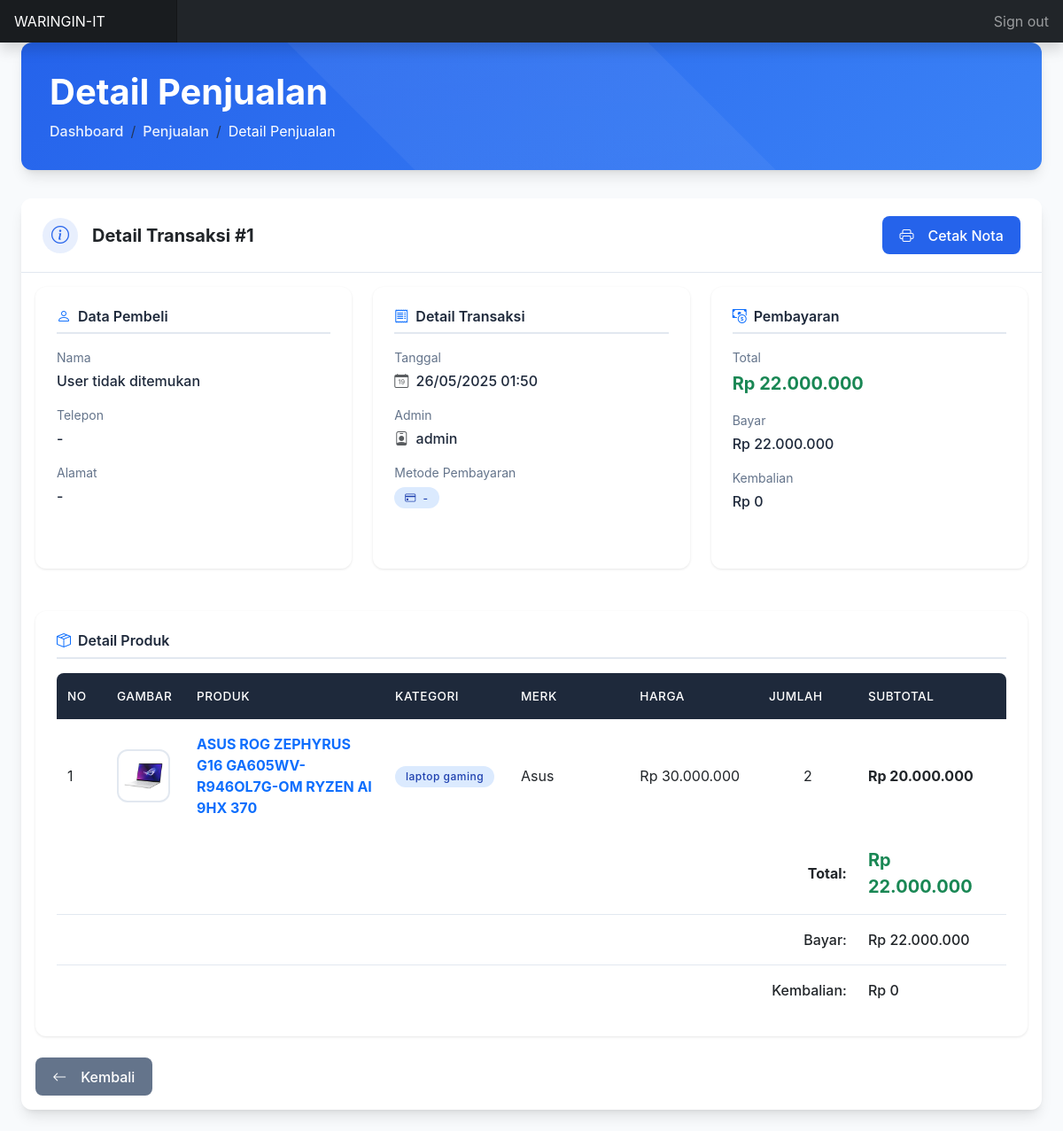
/admin/penjualan/detail.php?id=1 (signed in), run on the app's committed database.
### tables this page shows
CREATE TABLE `tb_penjualan` (
  `penjualan_id` int(11) NOT NULL,
  `admin_id` int(11) DEFAULT NULL,
  `tanggal` timestamp NOT NULL DEFAULT current_timestamp(),
  `bayar` decimal(10,2) DEFAULT NULL,
  `total` decimal(10,2) DEFAULT NULL,
  `kembalian` decimal(10,2) DEFAULT NULL,
  `id_pembelian` int(11) DEFAULT NULL
);

CREATE TABLE `tb_detail_penjualan` (
  `penjualan_id` int(11) DEFAULT NULL,
  `barang_id` int(11) DEFAULT NULL,
  `id` int(11) NOT NULL,
  `jumlah` int(11) DEFAULT NULL,
  `subtotal` decimal(10,2) DEFAULT NULL
);

CREATE TABLE `tb_barang` (
  `barang_id` int(11) NOT NULL,
  `merk_id` int(11) DEFAULT NULL,
  `kategori_id` int(11) DEFAULT NULL,
  `nama_barang` varchar(255) NOT NULL,
  `jenis_barang` text DEFAULT NULL,
  `gambar` varchar(255) NOT NULL,
  `harga_beli` decimal(10,2) DEFAULT NULL,
  `harga_jual` decimal(10,2) DEFAULT NULL,
  `stok` int(11) DEFAULT NULL
);

CREATE TABLE `tb_kategori` (
  `kategori_id` int(11) NOT NULL,
  `nama_kategori` varchar(255) NOT NULL
);

CREATE TABLE `tb_merk` (
  `merk_id` int(11) NOT NULL,
  `nama_merk` varchar(255) NOT NULL,
  `deskripsi` varchar(255) DEFAULT NULL
);

### config/koneksi.php (called while the page is built, shortened)
<?php
$host = 'localhost';
$username = 'root';
$password = '';
$database = 'toko_db';
$conn = mysqli_connect($host, $username, $password, $database);
function query($query) {
    global $conn;
    $result = mysqli_query($conn, $query);
    $rows = [];
    if ($result) {
        while ($row = mysqli_fetch_assoc($result)) {
            $rows[] = $row;
        }
    } else {
        error_log("Query error: " . mysqli_error($conn));
    }
    return $rows;
}
?>

### admin/penjualan/detail.php (the view, shortened to what this page needs)
<?php
require_once '../../config/koneksi.php';
$penjualan_id = $_GET['id'];
$query = "SELECT p.*, a.nama as admin_name, u.nama as nama_user, u.alamat, u.telepon,
          pb.jenis_pembayaran, GROUP_CONCAT(DISTINCT b.nama_barang SEPARATOR ', ') as produk_dibeli
          FROM tb_penjualan p
          LEFT JOIN tb_admin a ON p.admin_id = a.admin_id
          LEFT JOIN tb_pembelian pmb ON p.id_pembelian = pmb.id_pembelian
          LEFT JOIN tb_user u ON pmb.user_id = u.user_id
          LEFT JOIN tb_pembayaran pb ON pmb.pembayaran_id = pb.pembayaran_id
          LEFT JOIN tb_detail_penjualan dp ON p.penjualan_id = dp.penjualan_id
          LEFT JOIN tb_barang b ON dp.barang_id = b.barang_id
          WHERE p.penjualan_id = $penjualan_id
          GROUP BY p.penjualan_id";
$penjualan = query($query)[0];
$detail_query = "SELECT dp.*, b.nama_barang, b.harga_jual, b.gambar,
                k.nama_kategori, m.nama_merk
                FROM tb_detail_penjualan dp
                JOIN tb_barang b ON dp.barang_id = b.barang_id
                LEFT JOIN tb_kategori k ON b.kategori_id = k.kategori_id
                LEFT JOIN tb_merk m ON b.merk_id = m.merk_id
                WHERE dp.penjualan_id = $penjualan_id";
$details = query($detail_query);
include_once '../includes/header.php';
?>
<div class="container-fluid px-4">
    <div class="page-header">
        <h1 class="mb-2 fw-bold">Detail Penjualan</h1>
        <nav aria-label="breadcrumb">
            <ol class="breadcrumb mb-0">
                <li class="breadcrumb-item"><a href="../index.php">Dashboard</a></li>
                <li class="breadcrumb-item"><a href="index.php">Penjualan</a></li>
                <li class="breadcrumb-item active">Detail Penjualan</li>
            </ol>
        </nav>
    </div>
    <div class="row">
        <div class="col-xl-12">
            <div class="card mb-4">
                <div class="card-header">
                    <div class="d-flex justify-content-between align-items-center">
                        <div class="d-flex align-items-center">
                            <div class="info-icon">
                                <i class="bi bi-info-circle"></i>
                            </div>
                            <span class="fs-5 fw-bold">Detail Transaksi #<?= $penjualan_id ?></span>
                        </div>
                        <div>
                            <a href="cetak.php?id=<?= $penjualan_id ?>" target="_blank" class="btn print-btn">
                                <i class="bi bi-printer me-2"></i> Cetak Nota
                            </a>
                        </div>
                    </div>
                </div>
                <div class="card-body">
                    <div class="row mb-4">
                        <div class="col-lg-4 col-md-6 mb-4">
                            <div class="detail-section h-100">
                                <h6 class="d-flex align-items-center">
                                    <i class="bi bi-person me-2 text-primary"></i>
                                    Data Pembeli
                                </h6>
                                <div class="mb-3">
                                    <div class="detail-label">Nama</div>
                                    <div class="detail-value"><?= htmlspecialchars($penjualan['nama_user'] ?? 'User tidak ditemukan'); ?></div>
                                </div>
                                <div class="mb-3">
                                    <div class="detail-label">Telepon</div>
                                    <div class="detail-value"><?= htmlspecialchars($penjualan['telepon'] ?? '-'); ?></div>
                                </div>
                                <div>
                                    <div class="detail-label">Alamat</div>
                                    <div class="detail-value"><?= htmlspecialchars($penjualan['alamat'] ?? '-'); ?></div>
                                </div>
                            </div>
                        </div>
                        <div class="col-lg-4 col-md-6 mb-4">
                            <div class="detail-section h-100">
                                <h6 class="d-flex align-items-center">
                                    <i class="bi bi-receipt me-2 text-primary"></i>
                                    Detail Transaksi
                                </h6>
                                <div class="mb-3">
                                    <div class="detail-label">Tanggal</div>
                                    <div class="detail-value">
                                        <i class="bi bi-calendar-date text-muted me-1"></i>
                                        <?= date('d/m/Y H:i', strtotime($penjualan['tanggal'])); ?>
                                    </div>
                                </div>
                                <div class="mb-3">
                                    <div class="detail-label">Admin</div>
                                    <div class="detail-value">
                                        <i class="bi bi-person-badge text-muted me-1"></i>
                                        <?= htmlspecialchars($penjualan['admin_name']); ?>
                                    </div>
                                </div>
                                <div>
                                    <div class="detail-label">Metode Pembayaran</div>
                                    <div class="detail-value">
                                        <span class="badge badge-info">
                                            <i class="bi bi-credit-card me-1"></i>
                                            <?= htmlspecialchars($penjualan['jenis_pembayaran'] ?? '-'); ?>
                                        </span>
                                    </div>
                                </div>
                            </div>
                        </div>
                        <div class="col-lg-4 col-md-12 mb-4">
                            <div class="detail-section h-100">
                                <h6 class="d-flex align-items-center">
                                    <i class="bi bi-cash-coin me-2 text-primary"></i>
                                    Pembayaran
                                </h6>
                                <div class="mb-3">
                                    <div class="detail-label">Total</div>
                                    <div class="detail-value fs-5 fw-bold text-success">
                                        Rp <?= number_format($penjualan['total'], 0, ',', '.'); ?>
                                    </div>
                                </div>
                                <div class="mb-3">
                                    <div class="detail-label">Bayar</div>
                                    <div class="detail-value">
                                        Rp <?= number_format($penjualan['bayar'], 0, ',', '.'); ?>
                                    </div>
                                </div>
                                <div>
                                    <div class="detail-label">Kembalian</div>
                                    <div class="detail-value">
                                        Rp <?= number_format($penjualan['kembalian'], 0, ',', '.'); ?>
                                    </div>
                                </div>
                            </div>
                        </div>
                    </div>
                    <div class="detail-section">
                        <h6 class="d-flex align-items-center mb-3">
                            <i class="bi bi-box-seam me-2 text-primary"></i>
                            Detail Produk
                        </h6>
                        <div class="table-responsive">
                            <table class="table table-hover">
                                <thead>
                                    <tr>
                                        <th width="5%">No</th>
                                        <th width="8%">Gambar</th>
                                        <th width="20%">Produk</th>
                                        <th width="12%">Kategori</th>
                                        <th width="12%">Merk</th>
                                        <th width="13%">Harga</th>
                                        <th width="10%">Jumlah</th>
                                        <th width="15%">Subtotal</th>
                                    </tr>
                                </thead>
                                <tbody>
                                    <?php $no = 1; foreach ($details as $item) : ?>
                                    <tr>
                                        <td><?= $no++; ?></td>
                                        <td>
                                            <?php if ($item['gambar'] && file_exists("../../assets/img/barang/" . $item['gambar'])) : ?>
                                                <img src="../../assets/img/barang/<?= $item['gambar']; ?>"
                                                     alt="<?= $item['nama_barang']; ?>"
                                                     class="img-thumbnail"
                                                     style="width: 60px; height: 60px; object-fit: cover;">
                                            <?php endif; ?>
                                        </td>
                                        <td class="fw-bold text-primary"><?= htmlspecialchars($item['nama_barang']); ?></td>
                                        <td>
                                            <span class="badge badge-info">
                                                <?= htmlspecialchars($item['nama_kategori']); ?>
                                            </span>
                                        </td>
                                        <td><?= htmlspecialchars($item['nama_merk']); ?></td>
                                        <td>Rp <?= number_format($item['harga_jual'], 0, ',', '.'); ?></td>
                                        <td class="text-center"><?= $item['jumlah']; ?></td>
                                        <td class="fw-bold">Rp <?= number_format($item['subtotal'], 0, ',', '.'); ?></td>
                                    </tr>
                                    <?php endforeach; ?>
                                </tbody>
                                <tfoot>
                                    <tr>
                                        <td colspan="7" class="text-end"><strong>Total:</strong></td>
                                        <td class="fw-bold fs-5 text-success">Rp <?= number_format($penjualan['total'], 0, ',', '.'); ?></td>
                                    </tr>
                                    <tr>
                                        <td colspan="7" class="text-end">Bayar:</td>
                                        <td>Rp <?= number_format($penjualan['bayar'], 0, ',', '.'); ?></td>
                                    </tr>
                                    <tr>
                                        <td colspan="7" class="text-end">Kembalian:</td>
                                        <td>Rp <?= number_format($penjualan['kembalian'], 0, ',', '.'); ?></td>
                                    </tr>
                                </tfoot>
                            </table>
                        </div>
                    </div>
                    <div class="mt-4">
                        <a href="index.php" class="btn btn-secondary">
                            <i class="bi bi-arrow-left me-2"></i> Kembali
                        </a>
                    </div>
                </div>
            </div>
        </div>
    </div>
</div>
<?php include_once '../includes/footer.php'; ?>

### data on the page
tb_penjualan: tanggal "26/05/2025 01:50", admin.nama "admin", total "22.000.000", bayar "22.000.000", kembalian "0"
tb_detail_penjualan: barang.gambar (picture), barang.nama_barang "ASUS ROG ZEPHYRUS G16 GA605WV-R946OL7G-OM RYZEN AI 9HX 370", tb_kategori.nama_kategori "laptop gaming", tb_merk.nama_merk "Asus", barang.harga_jual "30.000.000", jumlah "2", subtotal "20.000.000"

### other printed values
$penjualan_id "1"
$penjualan['nama_user'] "User tidak ditemukan"
$penjualan['telepon'] "-"
$penjualan['alamat'] "-"
$penjualan['jenis_pembayaran'] "-"
